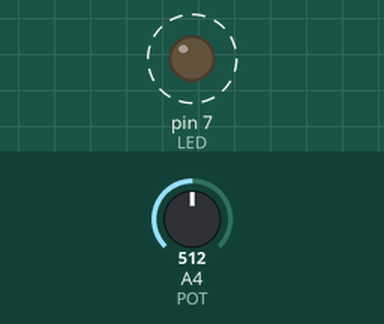
Bench run of a sketch on a simulated Arduino Uno, built with avr-gcc and run on an emulated ATmega328P. On the bench: output pins drawn as LEDs (lit = HIGH). Dashed ring = blinking. The test bench sets the inputs (shaded band); at power-on: A4 (POT) = 512.

Above: at 1.8 s.
1.9 s: A4 (POT) set to 0
At 2.5 s:
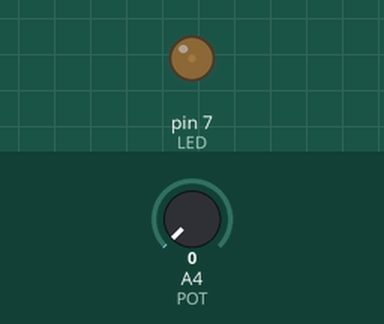
3.6 s: A4 (POT) set to 122
At 3.9 s:
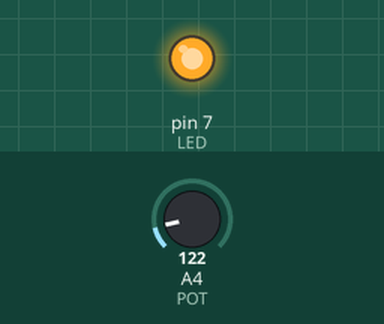
Timing chart, 0 to 13.1 s (numbered marks = the images above; inputs shaded):
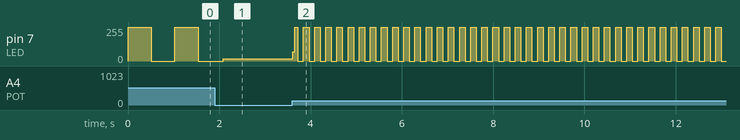

Measured:
- after the input at 3.6 s, pin 7 (LED): 16/255 → 69/255 at once, then moves between 0/255 and 255/255, repeating every 0.24 s
- by itself, pin 7 (LED): alternates 255/255 for 0.51 s and 0/255 for 0.51 s

The sketch:

project_1.ino
```cpp
#define POT 18
#define LED 7

void setup() {
  Serial.begin(9600);
  pinMode(POT,INPUT);
  pinMode(LED,OUTPUT);

}

void loop() {

  int rate = analogRead(POT);
  digitalWrite(LED,HIGH);
  delay(rate);
  digitalWrite(LED,LOW);
  delay(rate);
}
```
